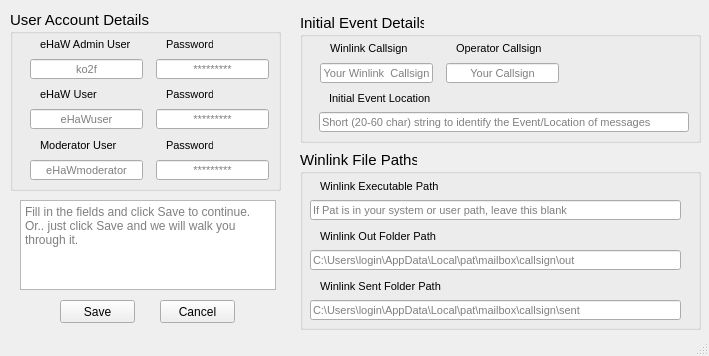
<?xml version="1.0" encoding="UTF-8"?>
<ui version="4.0">
 <class>MainWindow</class>
 <widget class="QMainWindow" name="MainWindow">
  <property name="geometry">
   <rect>
    <x>0</x>
    <y>0</y>
    <width>709</width>
    <height>356</height>
   </rect>
  </property>
  <property name="windowTitle">
   <string>eHaW Config</string>
  </property>
  <property name="windowIcon">
   <iconset>
    <normaloff>KO2FClientIcon.ico</normaloff>KO2FClientIcon.ico</iconset>
  </property>
  <widget class="QWidget" name="centralwidget">
   <widget class="QGroupBox" name="gb_WinlinkPaths">
    <property name="geometry">
     <rect>
      <x>300</x>
      <y>150</y>
      <width>401</width>
      <height>180</height>
     </rect>
    </property>
    <property name="font">
     <font>
      <pointsize>11</pointsize>
     </font>
    </property>
    <property name="title">
     <string>Winlink File Paths</string>
    </property>
    <widget class="QLineEdit" name="le_WinlinkExePath">
     <property name="geometry">
      <rect>
       <x>10</x>
       <y>50</y>
       <width>371</width>
       <height>20</height>
      </rect>
     </property>
     <property name="font">
      <font>
       <pointsize>8</pointsize>
      </font>
     </property>
     <property name="toolTip">
      <string/>
     </property>
     <property name="placeholderText">
      <string>If Pat is in your system or user path, leave this blank</string>
     </property>
    </widget>
    <widget class="QLabel" name="label_2">
     <property name="geometry">
      <rect>
       <x>20</x>
       <y>80</y>
       <width>160</width>
       <height>13</height>
      </rect>
     </property>
     <property name="font">
      <font>
       <pointsize>8</pointsize>
      </font>
     </property>
     <property name="text">
      <string>Winlink Out Folder Path</string>
     </property>
    </widget>
    <widget class="QLineEdit" name="le_WinlinkOutPath">
     <property name="geometry">
      <rect>
       <x>10</x>
       <y>100</y>
       <width>371</width>
       <height>20</height>
      </rect>
     </property>
     <property name="font">
      <font>
       <pointsize>8</pointsize>
      </font>
     </property>
     <property name="placeholderText">
      <string>C:\Users\login\AppData\Local\pat\mailbox\callsign\out</string>
     </property>
    </widget>
    <widget class="QLineEdit" name="le_WinlinkSentPath">
     <property name="geometry">
      <rect>
       <x>10</x>
       <y>150</y>
       <width>371</width>
       <height>20</height>
      </rect>
     </property>
     <property name="font">
      <font>
       <pointsize>8</pointsize>
      </font>
     </property>
     <property name="placeholderText">
      <string>C:\Users\login\AppData\Local\pat\mailbox\callsign\sent</string>
     </property>
    </widget>
    <widget class="QLabel" name="label_3">
     <property name="geometry">
      <rect>
       <x>20</x>
       <y>130</y>
       <width>160</width>
       <height>13</height>
      </rect>
     </property>
     <property name="font">
      <font>
       <pointsize>8</pointsize>
      </font>
     </property>
     <property name="text">
      <string>Winlink Sent Folder Path</string>
     </property>
    </widget>
    <widget class="QLabel" name="label">
     <property name="geometry">
      <rect>
       <x>20</x>
       <y>30</y>
       <width>160</width>
       <height>13</height>
      </rect>
     </property>
     <property name="font">
      <font>
       <pointsize>8</pointsize>
      </font>
     </property>
     <property name="text">
      <string>Winlink Executable Path</string>
     </property>
    </widget>
   </widget>
   <widget class="QGroupBox" name="gb_UserAccounts">
    <property name="geometry">
     <rect>
      <x>10</x>
      <y>10</y>
      <width>271</width>
      <height>181</height>
     </rect>
    </property>
    <property name="font">
     <font>
      <pointsize>11</pointsize>
     </font>
    </property>
    <property name="title">
     <string>User Account Details</string>
    </property>
    <widget class="QLabel" name="label_9">
     <property name="geometry">
      <rect>
       <x>30</x>
       <y>28</y>
       <width>100</width>
       <height>13</height>
      </rect>
     </property>
     <property name="font">
      <font>
       <pointsize>8</pointsize>
      </font>
     </property>
     <property name="text">
      <string>eHaW Admin User</string>
     </property>
    </widget>
    <widget class="QLineEdit" name="le_UserName">
     <property name="geometry">
      <rect>
       <x>20</x>
       <y>99</y>
       <width>113</width>
       <height>20</height>
      </rect>
     </property>
     <property name="font">
      <font>
       <pointsize>8</pointsize>
      </font>
     </property>
     <property name="alignment">
      <set>Qt::AlignCenter</set>
     </property>
     <property name="placeholderText">
      <string>eHaWuser</string>
     </property>
    </widget>
    <widget class="QLineEdit" name="le_AdminPwd">
     <property name="geometry">
      <rect>
       <x>146</x>
       <y>49</y>
       <width>113</width>
       <height>20</height>
      </rect>
     </property>
     <property name="font">
      <font>
       <pointsize>8</pointsize>
      </font>
     </property>
     <property name="alignment">
      <set>Qt::AlignCenter</set>
     </property>
     <property name="placeholderText">
      <string>*********</string>
     </property>
    </widget>
    <widget class="QLabel" name="label_5">
     <property name="geometry">
      <rect>
       <x>30</x>
       <y>78</y>
       <width>90</width>
       <height>13</height>
      </rect>
     </property>
     <property name="font">
      <font>
       <pointsize>8</pointsize>
      </font>
     </property>
     <property name="text">
      <string>eHaW User</string>
     </property>
    </widget>
    <widget class="QLabel" name="label_10">
     <property name="geometry">
      <rect>
       <x>156</x>
       <y>28</y>
       <width>47</width>
       <height>13</height>
      </rect>
     </property>
     <property name="font">
      <font>
       <pointsize>8</pointsize>
      </font>
     </property>
     <property name="text">
      <string>Password</string>
     </property>
    </widget>
    <widget class="QLineEdit" name="le_UserPwd">
     <property name="geometry">
      <rect>
       <x>146</x>
       <y>99</y>
       <width>113</width>
       <height>20</height>
      </rect>
     </property>
     <property name="font">
      <font>
       <pointsize>8</pointsize>
      </font>
     </property>
     <property name="alignment">
      <set>Qt::AlignCenter</set>
     </property>
     <property name="placeholderText">
      <string>*********</string>
     </property>
    </widget>
    <widget class="QLabel" name="label_6">
     <property name="geometry">
      <rect>
       <x>156</x>
       <y>78</y>
       <width>47</width>
       <height>13</height>
      </rect>
     </property>
     <property name="font">
      <font>
       <pointsize>8</pointsize>
      </font>
     </property>
     <property name="text">
      <string>Password</string>
     </property>
    </widget>
    <widget class="QLineEdit" name="le_AdminName">
     <property name="geometry">
      <rect>
       <x>20</x>
       <y>49</y>
       <width>113</width>
       <height>20</height>
      </rect>
     </property>
     <property name="font">
      <font>
       <pointsize>8</pointsize>
      </font>
     </property>
     <property name="alignment">
      <set>Qt::AlignCenter</set>
     </property>
     <property name="placeholderText">
      <string>ko2f</string>
     </property>
    </widget>
    <widget class="QLabel" name="label_8">
     <property name="geometry">
      <rect>
       <x>156</x>
       <y>129</y>
       <width>47</width>
       <height>13</height>
      </rect>
     </property>
     <property name="font">
      <font>
       <pointsize>8</pointsize>
      </font>
     </property>
     <property name="text">
      <string>Password</string>
     </property>
    </widget>
    <widget class="QLabel" name="label_7">
     <property name="geometry">
      <rect>
       <x>30</x>
       <y>129</y>
       <width>90</width>
       <height>13</height>
      </rect>
     </property>
     <property name="font">
      <font>
       <pointsize>8</pointsize>
      </font>
     </property>
     <property name="text">
      <string>Moderator User</string>
     </property>
    </widget>
    <widget class="QLineEdit" name="le_ModeratorPwd">
     <property name="geometry">
      <rect>
       <x>146</x>
       <y>150</y>
       <width>113</width>
       <height>20</height>
      </rect>
     </property>
     <property name="font">
      <font>
       <pointsize>8</pointsize>
      </font>
     </property>
     <property name="alignment">
      <set>Qt::AlignCenter</set>
     </property>
     <property name="placeholderText">
      <string>*********</string>
     </property>
    </widget>
    <widget class="QLineEdit" name="le_ModeratorName">
     <property name="geometry">
      <rect>
       <x>20</x>
       <y>150</y>
       <width>113</width>
       <height>20</height>
      </rect>
     </property>
     <property name="font">
      <font>
       <pointsize>8</pointsize>
      </font>
     </property>
     <property name="alignment">
      <set>Qt::AlignCenter</set>
     </property>
     <property name="placeholderText">
      <string>eHaWmoderator</string>
     </property>
    </widget>
   </widget>
   <widget class="QPushButton" name="pb_Cancel">
    <property name="geometry">
     <rect>
      <x>160</x>
      <y>300</y>
      <width>75</width>
      <height>23</height>
     </rect>
    </property>
    <property name="text">
     <string>Cancel</string>
    </property>
   </widget>
   <widget class="QTextBrowser" name="tb_Info">
    <property name="geometry">
     <rect>
      <x>20</x>
      <y>200</y>
      <width>256</width>
      <height>90</height>
     </rect>
    </property>
    <property name="font">
     <font>
      <pointsize>9</pointsize>
     </font>
    </property>
    <property name="placeholderText">
     <string>Fill in the fields and click Save to continue.  Or.. just click Save and we will walk you through it.</string>
    </property>
   </widget>
   <widget class="QPushButton" name="pb_Save">
    <property name="geometry">
     <rect>
      <x>60</x>
      <y>300</y>
      <width>75</width>
      <height>23</height>
     </rect>
    </property>
    <property name="text">
     <string>Save</string>
    </property>
   </widget>
   <widget class="QGroupBox" name="bg_EventDetails">
    <property name="geometry">
     <rect>
      <x>300</x>
      <y>13</y>
      <width>401</width>
      <height>130</height>
     </rect>
    </property>
    <property name="font">
     <font>
      <pointsize>11</pointsize>
     </font>
    </property>
    <property name="title">
     <string>Initial Event Details</string>
    </property>
    <widget class="QLineEdit" name="le_OperatorCall">
     <property name="geometry">
      <rect>
       <x>146</x>
       <y>50</y>
       <width>113</width>
       <height>20</height>
      </rect>
     </property>
     <property name="font">
      <font>
       <pointsize>8</pointsize>
      </font>
     </property>
     <property name="alignment">
      <set>Qt::AlignCenter</set>
     </property>
     <property name="placeholderText">
      <string>Your Callsign</string>
     </property>
    </widget>
    <widget class="QLabel" name="label_11">
     <property name="geometry">
      <rect>
       <x>156</x>
       <y>29</y>
       <width>90</width>
       <height>13</height>
      </rect>
     </property>
     <property name="font">
      <font>
       <pointsize>8</pointsize>
      </font>
     </property>
     <property name="text">
      <string>Operator Callsign</string>
     </property>
    </widget>
    <widget class="QLabel" name="label_12">
     <property name="geometry">
      <rect>
       <x>30</x>
       <y>29</y>
       <width>90</width>
       <height>13</height>
      </rect>
     </property>
     <property name="font">
      <font>
       <pointsize>8</pointsize>
      </font>
     </property>
     <property name="text">
      <string>Winlink Callsign</string>
     </property>
    </widget>
    <widget class="QLineEdit" name="le_EventLocation">
     <property name="geometry">
      <rect>
       <x>19</x>
       <y>99</y>
       <width>370</width>
       <height>20</height>
      </rect>
     </property>
     <property name="font">
      <font>
       <pointsize>8</pointsize>
      </font>
     </property>
     <property name="placeholderText">
      <string>Short (20-60 char) string to identify the Event/Location of messages</string>
     </property>
    </widget>
    <widget class="QLabel" name="label_4">
     <property name="geometry">
      <rect>
       <x>29</x>
       <y>79</y>
       <width>110</width>
       <height>13</height>
      </rect>
     </property>
     <property name="font">
      <font>
       <pointsize>8</pointsize>
      </font>
     </property>
     <property name="text">
      <string>Initial Event Location</string>
     </property>
    </widget>
    <widget class="QLineEdit" name="le_WinlinkCall">
     <property name="geometry">
      <rect>
       <x>20</x>
       <y>50</y>
       <width>113</width>
       <height>20</height>
      </rect>
     </property>
     <property name="font">
      <font>
       <pointsize>8</pointsize>
      </font>
     </property>
     <property name="alignment">
      <set>Qt::AlignCenter</set>
     </property>
     <property name="placeholderText">
      <string>Your Winlink  Callsign</string>
     </property>
    </widget>
   </widget>
  </widget>
  <widget class="QStatusBar" name="statusbar">
   <property name="font">
    <font>
     <pointsize>10</pointsize>
    </font>
   </property>
  </widget>
 </widget>
 <tabstops>
  <tabstop>pb_Save</tabstop>
  <tabstop>le_AdminName</tabstop>
  <tabstop>le_AdminPwd</tabstop>
  <tabstop>le_UserName</tabstop>
  <tabstop>le_UserPwd</tabstop>
  <tabstop>le_ModeratorName</tabstop>
  <tabstop>le_ModeratorPwd</tabstop>
  <tabstop>le_WinlinkCall</tabstop>
  <tabstop>le_OperatorCall</tabstop>
  <tabstop>le_EventLocation</tabstop>
  <tabstop>le_WinlinkExePath</tabstop>
  <tabstop>le_WinlinkOutPath</tabstop>
  <tabstop>le_WinlinkSentPath</tabstop>
  <tabstop>pb_Cancel</tabstop>
  <tabstop>tb_Info</tabstop>
 </tabstops>
 <resources/>
 <connections>
  <connection>
   <sender>le_AdminName</sender>
   <signal>returnPressed()</signal>
   <receiver>pb_Save</receiver>
   <slot>click()</slot>
   <hints>
    <hint type="sourcelabel">
     <x>100</x>
     <y>77</y>
    </hint>
    <hint type="destinationlabel">
     <x>93</x>
     <y>311</y>
    </hint>
   </hints>
  </connection>
  <connection>
   <sender>le_AdminPwd</sender>
   <signal>returnPressed()</signal>
   <receiver>pb_Save</receiver>
   <slot>click()</slot>
   <hints>
    <hint type="sourcelabel">
     <x>213</x>
     <y>64</y>
    </hint>
    <hint type="destinationlabel">
     <x>91</x>
     <y>311</y>
    </hint>
   </hints>
  </connection>
  <connection>
   <sender>le_UserName</sender>
   <signal>returnPressed()</signal>
   <receiver>pb_Save</receiver>
   <slot>click()</slot>
   <hints>
    <hint type="sourcelabel">
     <x>47</x>
     <y>121</y>
    </hint>
    <hint type="destinationlabel">
     <x>92</x>
     <y>300</y>
    </hint>
   </hints>
  </connection>
  <connection>
   <sender>le_UserPwd</sender>
   <signal>returnPressed()</signal>
   <receiver>pb_Save</receiver>
   <slot>click()</slot>
   <hints>
    <hint type="sourcelabel">
     <x>220</x>
     <y>119</y>
    </hint>
    <hint type="destinationlabel">
     <x>102</x>
     <y>302</y>
    </hint>
   </hints>
  </connection>
  <connection>
   <sender>le_ModeratorName</sender>
   <signal>returnPressed()</signal>
   <receiver>pb_Save</receiver>
   <slot>click()</slot>
   <hints>
    <hint type="sourcelabel">
     <x>110</x>
     <y>170</y>
    </hint>
    <hint type="destinationlabel">
     <x>94</x>
     <y>302</y>
    </hint>
   </hints>
  </connection>
  <connection>
   <sender>le_ModeratorPwd</sender>
   <signal>returnPressed()</signal>
   <receiver>pb_Save</receiver>
   <slot>click()</slot>
   <hints>
    <hint type="sourcelabel">
     <x>247</x>
     <y>166</y>
    </hint>
    <hint type="destinationlabel">
     <x>96</x>
     <y>307</y>
    </hint>
   </hints>
  </connection>
  <connection>
   <sender>le_WinlinkCall</sender>
   <signal>returnPressed()</signal>
   <receiver>pb_Save</receiver>
   <slot>click()</slot>
   <hints>
    <hint type="sourcelabel">
     <x>412</x>
     <y>70</y>
    </hint>
    <hint type="destinationlabel">
     <x>89</x>
     <y>314</y>
    </hint>
   </hints>
  </connection>
  <connection>
   <sender>le_OperatorCall</sender>
   <signal>returnPressed()</signal>
   <receiver>pb_Save</receiver>
   <slot>click()</slot>
   <hints>
    <hint type="sourcelabel">
     <x>512</x>
     <y>71</y>
    </hint>
    <hint type="destinationlabel">
     <x>105</x>
     <y>314</y>
    </hint>
   </hints>
  </connection>
  <connection>
   <sender>le_EventLocation</sender>
   <signal>returnPressed()</signal>
   <receiver>pb_Save</receiver>
   <slot>click()</slot>
   <hints>
    <hint type="sourcelabel">
     <x>386</x>
     <y>121</y>
    </hint>
    <hint type="destinationlabel">
     <x>106</x>
     <y>314</y>
    </hint>
   </hints>
  </connection>
  <connection>
   <sender>le_WinlinkExePath</sender>
   <signal>returnPressed()</signal>
   <receiver>pb_Save</receiver>
   <slot>click()</slot>
   <hints>
    <hint type="sourcelabel">
     <x>347</x>
     <y>209</y>
    </hint>
    <hint type="destinationlabel">
     <x>93</x>
     <y>307</y>
    </hint>
   </hints>
  </connection>
  <connection>
   <sender>le_WinlinkOutPath</sender>
   <signal>returnPressed()</signal>
   <receiver>pb_Save</receiver>
   <slot>click()</slot>
   <hints>
    <hint type="sourcelabel">
     <x>331</x>
     <y>254</y>
    </hint>
    <hint type="destinationlabel">
     <x>109</x>
     <y>316</y>
    </hint>
   </hints>
  </connection>
  <connection>
   <sender>le_WinlinkSentPath</sender>
   <signal>returnPressed()</signal>
   <receiver>pb_Save</receiver>
   <slot>click()</slot>
   <hints>
    <hint type="sourcelabel">
     <x>356</x>
     <y>305</y>
    </hint>
    <hint type="destinationlabel">
     <x>119</x>
     <y>317</y>
    </hint>
   </hints>
  </connection>
 </connections>
</ui>
